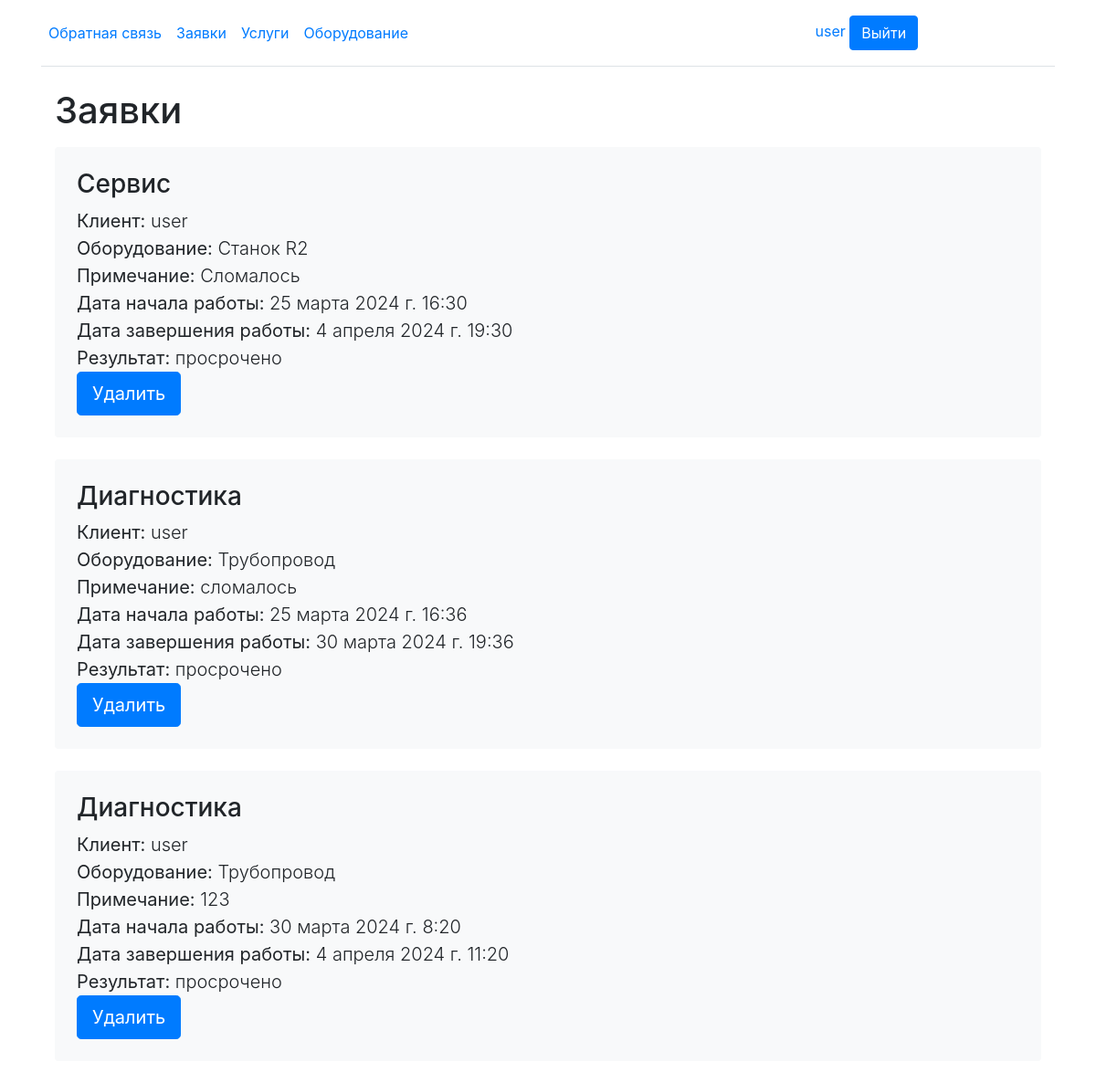
Screenshot of /requestsJob (signed in) with the database file from the repository.
### zavod/models.py (models this page shows, shortened)
class RequestJob(models.Model):
    id_work = models.ForeignKey(Work, on_delete=models.PROTECT, null=True)
    id_client = models.ForeignKey(User, on_delete=models.PROTECT, null=True)
    equipment = models.ForeignKey(Equipment, on_delete=models.PROTECT, null=True)
    note = models.TextField()
    date_start = models.DateTimeField(auto_now_add=True)
    date_finish = models.DateTimeField()
    result = models.BooleanField(default=False)

class Work(models.Model):
    name = models.CharField(max_length=255)
    duration = models.IntegerField(blank=False)
    price = models.IntegerField(default=0)
    difficult = models.CharField(max_length=255)
    note = models.TextField(max_length=255)
    garantiya = models.IntegerField(default=1)
    id_employee = models.ForeignKey(User, on_delete=models.PROTECT, null=True)
    def __str__(self):
        return self.name

class Equipment(models.Model):
    mark = models.CharField(max_length=255)
    brand = models.CharField(max_length=255)
    model = models.CharField(max_length=255)
    srok_sl = models.IntegerField(max_length=255)
    garantiya = models.IntegerField(max_length=255)
    price = models.IntegerField(max_length=255)
    country = models.CharField(max_length=255)
    date_release = models.DateField()
    def __str__(self):
        return self.mark

### zavod/views.py (the view, shortened to what this page needs)
# urls.py: path('requestsJob', RequestJobList.as_view(), name='requestsJob'),
class RequestJobList(LoginRequiredMixin,DataMixin,ListView):
    login_url = 'login/'
    redirect_field_name = ''
    model = RequestJob
    template_name = 'requestsJob.html'
    context_object_name = 'posts'
    success_url = reverse_lazy('home')
    def get_context_data(self, *, object_list=None, **kwargs):
        context = super().get_context_data(**kwargs)
        c_def = self.get_user_context(title="Заявки")
        return dict(list(context.items()) + list(c_def.items()))
    def get_queryset(self):
        if self.request.user.username !='root':
            if str(self.request.user.groups.all()[0]) == 'clients':
                return RequestJob.objects.filter(id_client_id=self.request.user.id)
        return RequestJob.objects.all()

### zavod/utils.py (called while the page is built, shortened)
    def get_user_context(self, **kwargs):
        context = kwargs
        user_menu = menu.copy()
        if self.request.user.groups.all().exists() and str(self.request.user.groups.all()[0]) == 'clients':
            user_menu.pop(6)
            user_menu.pop(6)
            user_menu.pop(6)
        context['menu'] = user_menu
        return context

### zavod/templates/requestsJob.html (shortened to what this page needs)
{% extends 'base.html' %}
{% block content %}
<main class="container">
    <div class="row">
        <div class="col">
            <h1 class="pb-2">{{title}}</h1>
        </div>
    </div>
    {% for p in posts %}
    <a href="{% url 'requestJob' p.id %}" style="text-decoration: none; color: inherit;">
        <div class="bg-body-tertiary p-4 rounded mb-4" style="background-color: #f8f9fa;">
            <h3>{{p.id_work}}</h3>
            <div class="lead">
                <div><strong>Клиент:</strong> {{p.id_client}}</div>
                <div><strong>Оборудование:</strong>
                    {% if p.equipment %}
                        {{ p.equipment }}
                    {% else %}
                        не назначено
                    {% endif %}
                </div>
                <div><strong>Примечание:</strong> {{p.note}}</div>
                <div><strong>Дата начала работы:</strong> {{p.date_start}}</div>
                <div><strong>Дата завершения работы:</strong> {{p.date_finish}}</div>
                <div><strong>Результат:</strong>
                    {% if p.result == False %}
                        {% now "Y-m-d H:i" as todays_date %}
                    {% if todays_date > p.date_finish|date:"Y-m-d H:i" %}
                        просрочено
                    {%else%}
                        в работе
                    {% endif %}
                    {%else%}
                        выполнено
                    {%endif%}
                </div>
            </div>
            {% if perms.zavod.delete_requestjob %}
                <a class="btn btn-lg btn-primary" href="{%url 'requestJob-delete' p.id %}" role="button">Удалить</a>
            {% endif %}
        </div>
    </a>
    {% endfor %}
</main>
{% endblock %}

### zavod/templates/base.html (shortened to what this page needs)
<!DOCTYPE html>
<html>
<head>
    {% load static %}
    <link rel="stylesheet" href=" {% static 'css/style.css' %}">
    <link rel="stylesheet" href=" {% static 'bootstrap/css/bootstrap.min.css' %}">
</head>
<body>
{% block mainmenu %}
<div class="container">
    <header class="d-flex flex-wrap align-items-center justify-content-center justify-content-md-between py-3 mb-4 border-bottom">
        <ul class="nav col-12 col-md-auto mb-2 justify-content-center mb-md-0">
            {% if request.user.is_authenticated %}
                <li><a class="nav-link px-2" href="{% url 'contact' %}">Обратная связь</a></li>
                <li><a class="nav-link px-2" href="{% url 'requestsJob' %}">Заявки</a></li>
                <li><a class="nav-link px-2" href="{% url 'works' %}">Услуги</a></li>
                <li><a class="nav-link px-2" href="{% url 'home' %}">Оборудование</a></li>
            {% else %}
                <li><a class="nav-link px-2" href="{% url 'about' %}">О сайте</a></li>
                <li><a class="nav-link px-2" href="{% url 'contact' %}">Обратная связь</a></li>
            {% endif %}
        </ul>
        <div class="col-md-3 text-end">
            {% if request.user.is_authenticated %}
                <span class="me-2" style="text-decoration: none; color: #007bff;">{{user.username}}</span>
                <a type="button" class="btn btn-primary" href="{% url 'logout' %}">Выйти</a>
            {% else %}
                <a type="button" class="btn btn-outline-primary me-2" href="{% url 'register' %}">Регистрация</a>
                <a type="button" class="btn btn-primary" href="{% url 'login' %}">Войти</a>
            {% endif %}
        </div>
    </header>
    {% endblock mainmenu %}
    {% block content %}
    {% endblock %}
</div>
</body>
</html>

### diplom/static/css/style.css (style rules this page uses)
body { background: #2c2c2c; }

### rows the page displays
RequestJob: id_work "Сервис", id_client "user", equipment "Станок R2", note "Сломалось", date_start "25 марта 2024 г. 16:30", date_finish "4 апреля 2024 г. 19:30", result "просрочено"
RequestJob: id_work "Диагностика", id_client "user", equipment "Трубопровод", note "сломалось", date_start "25 марта 2024 г. 16:36", date_finish "30 марта 2024 г. 19:36", result "просрочено"
RequestJob: id_work "Диагностика", id_client "user", equipment "Трубопровод", note "123", date_start "30 марта 2024 г. 8:20", date_finish "4 апреля 2024 г. 11:20", result "просрочено"

### other values shown
{{ user.username }} "user"
{{ title }} "Заявки"
